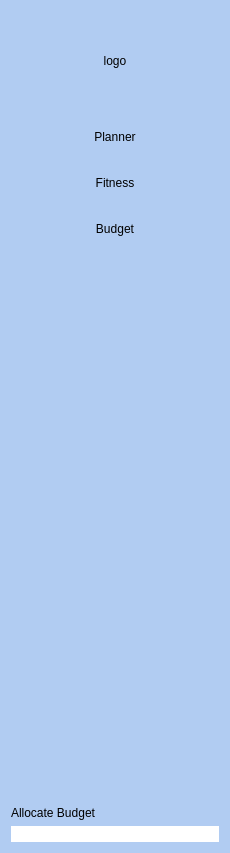
        <widget class="QFrame" name="frame_3">
         <property name="sizePolicy">
          <sizepolicy hsizetype="Preferred" vsizetype="Preferred">
           <horstretch>1</horstretch>
           <verstretch>0</verstretch>
          </sizepolicy>
         </property>
         <property name="minimumSize">
          <size>
           <width>230</width>
           <height>0</height>
          </size>
         </property>
         <property name="styleSheet">
          <string notr="true">border: none;
background-color:#B1ccf2;</string>
         </property>
         <property name="frameShape">
          <enum>QFrame::StyledPanel</enum>
         </property>
         <property name="frameShadow">
          <enum>QFrame::Raised</enum>
         </property>
         <layout class="QVBoxLayout" name="verticalLayout_5">
          <item>
           <widget class="QPushButton" name="pushButton">
            <property name="minimumSize">
             <size>
              <width>0</width>
              <height>100</height>
             </size>
            </property>
            <property name="text">
             <string>logo</string>
            </property>
           </widget>
          </item>
          <item>
           <widget class="QPushButton" name="pushButton_2">
            <property name="minimumSize">
             <size>
              <width>0</width>
              <height>40</height>
             </size>
            </property>
            <property name="text">
             <string>Planner</string>
            </property>
           </widget>
          </item>
          <item>
           <widget class="QPushButton" name="pushButton_5">
            <property name="minimumSize">
             <size>
              <width>0</width>
              <height>40</height>
             </size>
            </property>
            <property name="text">
             <string>Fitness</string>
            </property>
           </widget>
          </item>
          <item>
           <widget class="QPushButton" name="pushButton_11">
            <property name="minimumSize">
             <size>
              <width>0</width>
              <height>40</height>
             </size>
            </property>
            <property name="text">
             <string>Budget</string>
            </property>
           </widget>
          </item>
          <item>
           <spacer name="verticalSpacer">
            <property name="orientation">
             <enum>Qt::Vertical</enum>
            </property>
            <property name="sizeHint" stdset="0">
             <size>
              <width>20</width>
              <height>551</height>
             </size>
            </property>
           </spacer>
          </item>
          <item>
           <widget class="QLabel" name="label_5">
            <property name="text">
             <string>Allocate Budget</string>
            </property>
           </widget>
          </item>
          <item>
           <widget class="QLineEdit" name="allocating">
            <property name="styleSheet">
             <string notr="true">background-color:white;</string>
            </property>
           </widget>
          </item>
         </layout>
        </widget>
